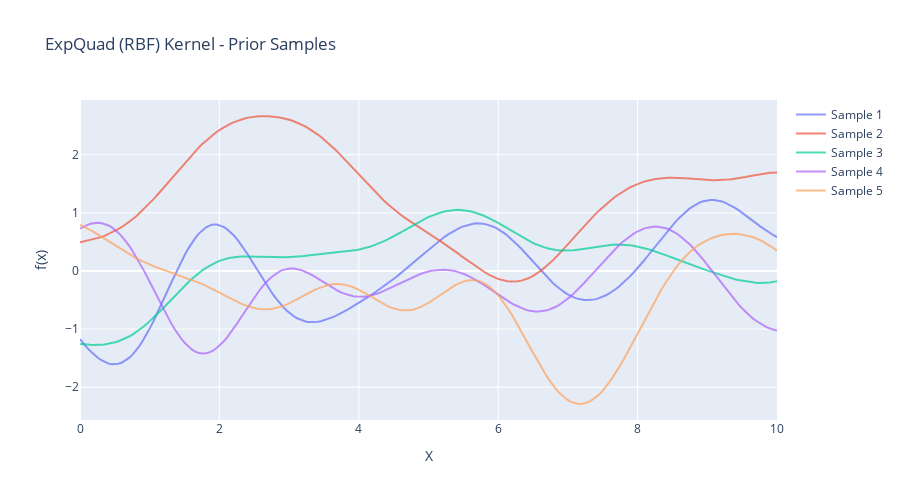
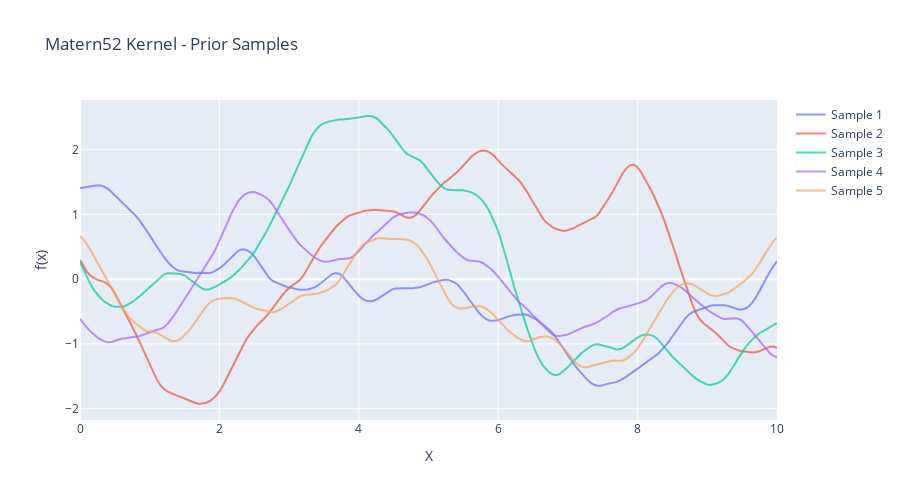
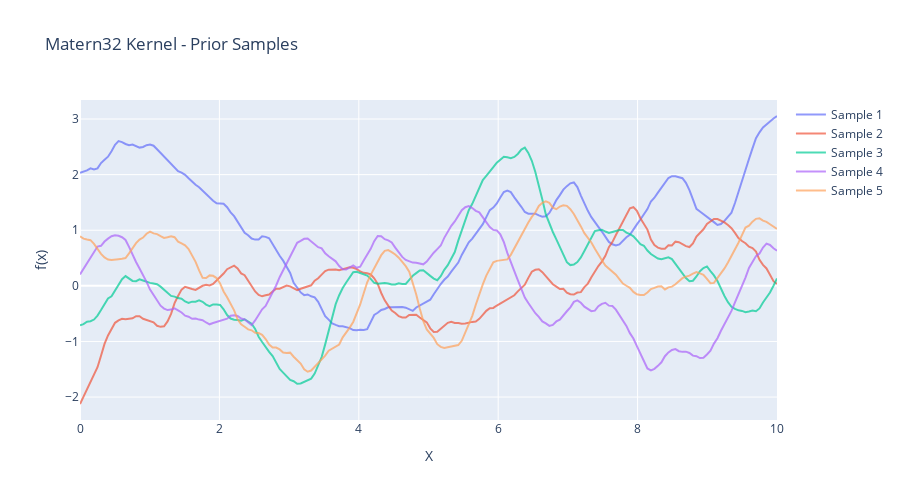

Notebook source saved alongside these figures, in order:
### Markdown cell above
Now let's explore the three most commonly used stationary kernels. We'll use the same lengthscale and amplitude for each so we can directly compare their smoothness properties.

### Code cell
# Create input points
X_grid = np.linspace(0, 10, 200)

# Fixed parameters for fair comparison
lengthscale = 1.0
amplitude = 1.0

# Define three kernels with different smoothness properties
kernels = {
    'ExpQuad (RBF)': amplitude**2 * pm.gp.cov.ExpQuad(1, lengthscale),
    'Matern52': amplitude**2 * pm.gp.cov.Matern52(1, lengthscale),
    'Matern32': amplitude**2 * pm.gp.cov.Matern32(1, lengthscale),
}

# Plot prior samples for each kernel
for name, cov in kernels.items():
    fig = plot_gp_prior_samples(X_grid, cov, n_samples=5, title=f'{name} Kernel - Prior Samples')
    fig.show()

### Figure 1 — Plotly figure (JSON) as saved in the notebook; plotly's stock layout.template omitted (floating-point values rounded to 4 significant figures; data arrays with more than 128 entries replaced by an {"elided": "..."} marker saying what was removed)
{"data": [{"line": {"width": 2}, "mode": "lines", "name": "Sample 1", "opacity": 0.7, "type": "scatter", "x": {"elided": "200 float values"}, "y": {"elided": "200 float values"}}, {"line": {"width": 2}, "mode": "lines", "name": "Sample 2", "opacity": 0.7, "type": "scatter", "x": {"elided": "200 float values"}, "y": {"elided": "200 float values"}}, {"line": {"width": 2}, "mode": "lines", "name": "Sample 3", "opacity": 0.7, "type": "scatter", "x": {"elided": "200 float values"}, "y": {"elided": "200 float values"}}, {"line": {"width": 2}, "mode": "lines", "name": "Sample 4", "opacity": 0.7, "type": "scatter", "x": {"elided": "200 float values"}, "y": {"elided": "200 float values"}}, {"line": {"width": 2}, "mode": "lines", "name": "Sample 5", "opacity": 0.7, "type": "scatter", "x": {"elided": "200 float values"}, "y": {"elided": "200 float values"}}], "layout": {"height": 500, "hovermode": "x unified", "title": {"text": "ExpQuad (RBF) Kernel - Prior Samples"}, "width": 900, "xaxis": {"title": {"text": "X"}}, "yaxis": {"title": {"text": "f(x)"}}}}

### Figure 2 — Plotly figure (JSON) as saved in the notebook; plotly's stock layout.template omitted (floating-point values rounded to 4 significant figures; data arrays with more than 128 entries replaced by an {"elided": "..."} marker saying what was removed)
{"data": [{"line": {"width": 2}, "mode": "lines", "name": "Sample 1", "opacity": 0.7, "type": "scatter", "x": {"elided": "200 float values"}, "y": {"elided": "200 float values"}}, {"line": {"width": 2}, "mode": "lines", "name": "Sample 2", "opacity": 0.7, "type": "scatter", "x": {"elided": "200 float values"}, "y": {"elided": "200 float values"}}, {"line": {"width": 2}, "mode": "lines", "name": "Sample 3", "opacity": 0.7, "type": "scatter", "x": {"elided": "200 float values"}, "y": {"elided": "200 float values"}}, {"line": {"width": 2}, "mode": "lines", "name": "Sample 4", "opacity": 0.7, "type": "scatter", "x": {"elided": "200 float values"}, "y": {"elided": "200 float values"}}, {"line": {"width": 2}, "mode": "lines", "name": "Sample 5", "opacity": 0.7, "type": "scatter", "x": {"elided": "200 float values"}, "y": {"elided": "200 float values"}}], "layout": {"height": 500, "hovermode": "x unified", "title": {"text": "Matern52 Kernel - Prior Samples"}, "width": 900, "xaxis": {"title": {"text": "X"}}, "yaxis": {"title": {"text": "f(x)"}}}}

### Figure 3 — Plotly figure (JSON) as saved in the notebook; plotly's stock layout.template omitted (floating-point values rounded to 4 significant figures; data arrays with more than 128 entries replaced by an {"elided": "..."} marker saying what was removed)
{"data": [{"line": {"width": 2}, "mode": "lines", "name": "Sample 1", "opacity": 0.7, "type": "scatter", "x": {"elided": "200 float values"}, "y": {"elided": "200 float values"}}, {"line": {"width": 2}, "mode": "lines", "name": "Sample 2", "opacity": 0.7, "type": "scatter", "x": {"elided": "200 float values"}, "y": {"elided": "200 float values"}}, {"line": {"width": 2}, "mode": "lines", "name": "Sample 3", "opacity": 0.7, "type": "scatter", "x": {"elided": "200 float values"}, "y": {"elided": "200 float values"}}, {"line": {"width": 2}, "mode": "lines", "name": "Sample 4", "opacity": 0.7, "type": "scatter", "x": {"elided": "200 float values"}, "y": {"elided": "200 float values"}}, {"line": {"width": 2}, "mode": "lines", "name": "Sample 5", "opacity": 0.7, "type": "scatter", "x": {"elided": "200 float values"}, "y": {"elided": "200 float values"}}], "layout": {"height": 500, "hovermode": "x unified", "title": {"text": "Matern32 Kernel - Prior Samples"}, "width": 900, "xaxis": {"title": {"text": "X"}}, "yaxis": {"title": {"text": "f(x)"}}}}
